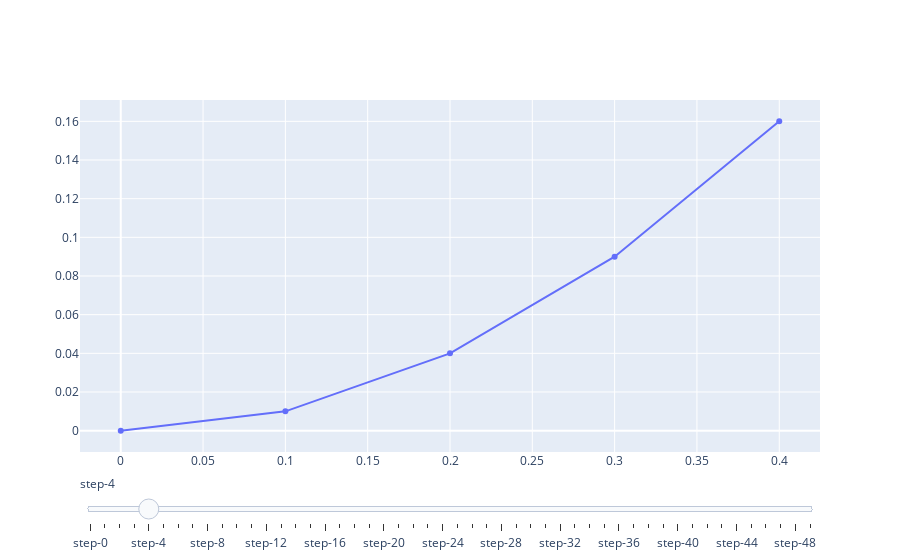

Notebook code for this chart:
### Markdown cell above
## Слайдер

### Code cell
num_steps = len(x)
trace_list = [go.Scatter(visible=True, x=[x[0]], y=[f(x)[0]], mode='lines+markers', name='f(x)=x<sup>2</sup>')]

for i in range(1, len(x)):
    trace_list.append(go.Scatter(visible=False, x=x[:i+1], y=f(x[:i+1]), mode='lines+markers', name='f(x)=x<sup>2</sup>'))

fig = go.Figure(data=trace_list)

steps = []
for i in range(num_steps):
    # Hide all traces
    step = dict(
        method = 'restyle',  
        args = ['visible', [False] * len(fig.data)],
    )
    # Enable trace we want to see
    step['args'][1][i] = True
    
    # Add step to step list
    steps.append(step)

sliders = [dict(
    steps = steps,
)]

fig.layout.sliders = sliders

fig.show()
